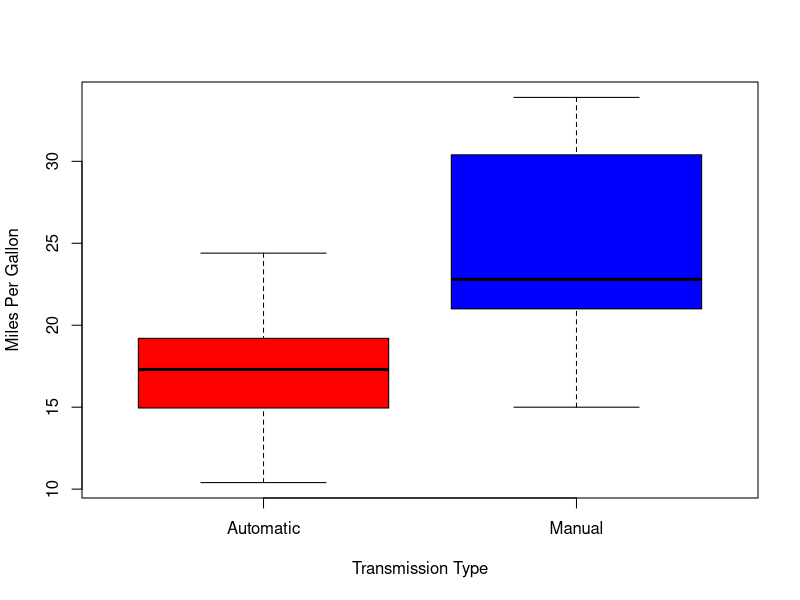
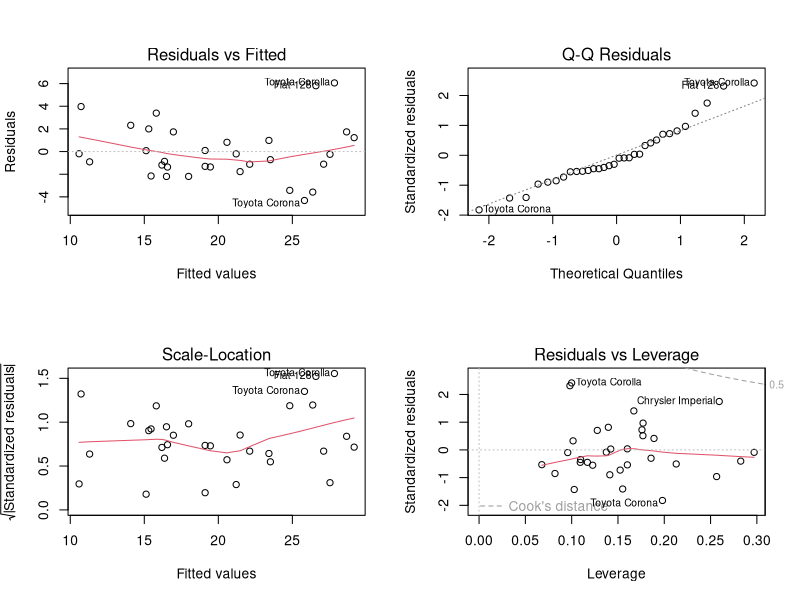

Recreate these plots in R, in order.
## ---- chunk 1
library(ggplot2)
data(mtcars)
mtcars$vs <- factor(mtcars$vs)
mtcars$am.label <- factor(mtcars$am, labels=c("Automatic","Manual")) # 0=automatic, 1=manual
mtcars$gear <- factor(mtcars$gear)
mtcars$carb <- factor(mtcars$carb)
head(mtcars)
boxplot(mpg ~ am.label, data = mtcars, col = (c("red","blue")), ylab = "Miles Per Gallon", xlab = "Transmission Type")
## ---- chunk 2
aggregate(mtcars$mpg,by=list(mtcars$am.label),FUN=mean)
## ---- chunk 3
T_simple <- lm(mpg ~ factor(am), data=mtcars)
summary(T_simple)
## ---- chunk 4
T_variance_analysis <- aov(mpg ~ ., data = mtcars)
summary(T_variance_analysis)
## ---- chunk 5
T_multivar <- lm(mpg ~ cyl + disp + wt + am, data = mtcars)
summary(T_multivar)
## ---- chunk 6
par(mfrow = c(2, 2))
plot(T_multivar)
